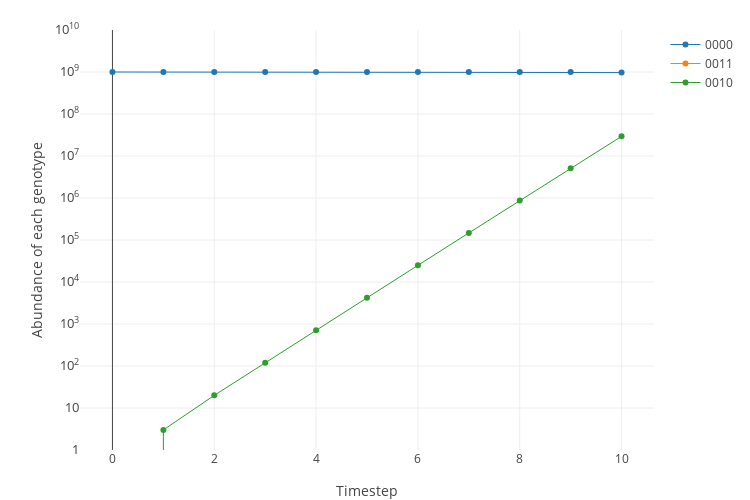

The notebook cell this image was saved under:
### Code cell
# CTX alone
plot_simulation(simulate(dataset2.loc['CTX'].tolist(), timesteps=10))

### Figure 1 — Plotly figure (JSON) as saved in the notebook; plotly's stock layout.template omitted (floating-point values rounded to 4 significant figures)
{"data": [{"line": {"width": 1}, "name": "0000", "type": "scatter", "uid": "220cbc70-fe84-11e8-b09e-bf27b4522b5e", "x": [0, 1, 2, 3, 4, 5, 6, 7, 8, 9, 10], "y": [1000000000, 999999993, 999999968, 999999835, 999999118, 999995082, 999972014, 999839235, 999071027, 994625147, 969437755]}, {"line": {"width": 1}, "name": "0011", "type": "scatter", "uid": "220cbc71-fe84-11e8-9199-bf27b4522b5e", "x": [0, 1, 2, 3, 4, 5, 6, 7, 8, 9, 10], "y": [0, 0, 0, 0, 0, 0, 0, 0, 0, 0, 0]}, {"line": {"width": 1}, "name": "0010", "type": "scatter", "uid": "220cbc72-fe84-11e8-a0dd-bf27b4522b5e", "x": [0, 1, 2, 3, 4, 5, 6, 7, 8, 9, 10], "y": [0, 3, 20, 120, 714, 4220, 24926, 147200, 868723, 5108007, 29404853]}], "layout": {"height": 500, "margin": {"b": 50, "t": 30}, "width": 750, "xaxis": {"title": "Timestep"}, "yaxis": {"exponentformat": "power", "range": [0, 10], "tickfont": {"size": 10}, "title": "Abundance of each genotype", "type": "log"}}}
